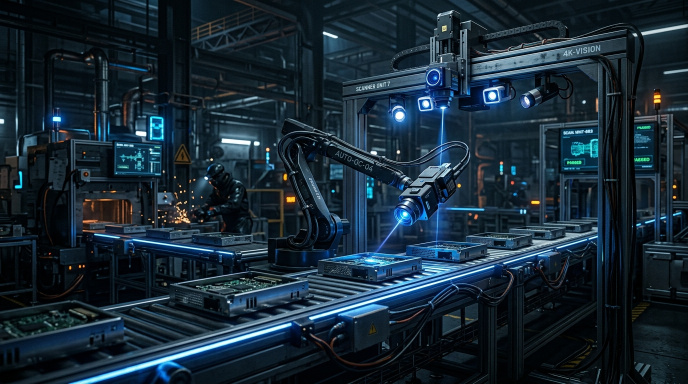
#> input picture frontend/src/assets/factory_bg.jpg, 1376 x 768 px (shown at 1/2 size)
$ python -i visualize.py   (imports and definitions only)
#> lines starting #> are read from the running program, lines starting #| are printed output that depends on the picture
### milestone-1/preprocessing/resize.py
import cv2


class Resize:

    def __init__(self, width=256, height=256):
#> in visualize, image is the input picture: shape (768, 1376, 3); mean B, G, R 53.8, 41.3, 24.1
        self.width = width
        self.height = height

    def apply(self, image):
        return cv2.resize(
            image,
            (self.width, self.height),
            interpolation=cv2.INTER_AREA
        )

### milestone-1/preprocessing/denoise.py
import cv2


class Denoise:

    def __init__(self, method="bilateral"):
        self.method = method

    def apply(self, image):

        if self.method == "gaussian":
            return cv2.GaussianBlur(
                image,
                (5, 5),
                0
            )

        elif self.method == "median":
            return cv2.medianBlur(
                image,
                5
            )

        elif self.method == "bilateral":
            return cv2.bilateralFilter(
                image,
                9,
                75,
                75
            )
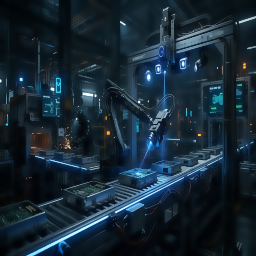
#> returned value: shape (256, 256, 3); mean of channels 0, 1, 2 53.1, 40.7, 23.5; drawn as B, G, R

        return image

### milestone-1/preprocessing/enhance.py
import cv2


class Enhance:

    def __init__(self):

        self.clahe = cv2.createCLAHE(
            clipLimit=2.0,
            tileGridSize=(8, 8)
        )

    def apply(self, image):

        lab = cv2.cvtColor(
            image,
            cv2.COLOR_BGR2LAB
        )
#> lab: shape (256, 256, 3); mean of channels 0, 1, 2 39, 125.8, 118.5

        l, a, b = cv2.split(lab)
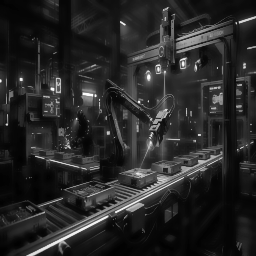
#> l: shape (256, 256); min 1, max 253, mean 39
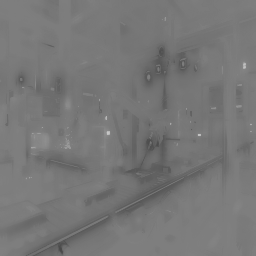
#> b: shape (256, 256); min 73, max 199, mean 118.5

        l = self.clahe.apply(l)
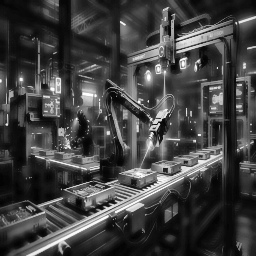
#> l: shape (256, 256); min 3, max 255, mean 65

        enhanced = cv2.merge(
            (l, a, b)
        )
#> enhanced: shape (256, 256, 3); mean of channels 0, 1, 2 65, 125.8, 118.5

        enhanced = cv2.cvtColor(
            enhanced,
            cv2.COLOR_LAB2BGR
        )
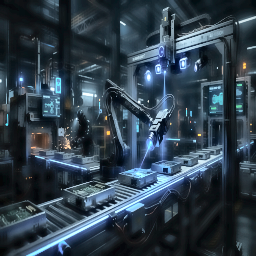
#> enhanced: shape (256, 256, 3); mean B, G, R 77.4, 64.5, 48.6

        return enhanced

### milestone-1/preprocessing/feature_extract.py
import cv2


class FeatureExtractor:

    def extract_edges(self, image):

        gray = cv2.cvtColor(
            image,
            cv2.COLOR_BGR2GRAY
        )

        edges = cv2.Canny(
            gray,
            100,
            200
        )
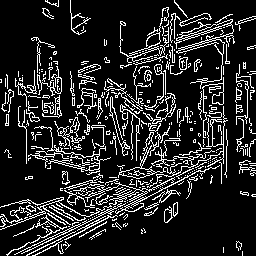
#> edges: shape (256, 256); 15.2% white in thin lines or dots

        return edges


    # [17 lines left out: function extract_corners, not called in this run]

### milestone-1/preprocessing/visualize.py
import os
import cv2
import matplotlib.pyplot as plt

from preprocessing.resize import Resize
from preprocessing.denoise import Denoise
from preprocessing.enhance import Enhance
from preprocessing.feature_extract import FeatureExtractor


class Visualizer:

    def __init__(self):

        self.resize = Resize(256, 256)
        self.denoise = Denoise()
        self.enhance = Enhance()
        self.extractor = FeatureExtractor()

    def visualize(self, image_path):

        # Read image
        image = cv2.imread(image_path)

        if image is None:
            raise ValueError(f"Unable to read image: {image_path}")

        # Original Image
        original = cv2.cvtColor(image, cv2.COLOR_BGR2RGB)

        # Resize
        resized = self.resize.apply(image)

        # Noise Removal
        denoised = self.denoise.apply(resized)

        # Image Enhancement
        enhanced = self.enhance.apply(denoised)

        # Feature Extraction
        edges = self.extractor.extract_edges(enhanced)

        # Create Figure
        plt.figure(figsize=(18, 5))

        # Original
        plt.subplot(1, 5, 1)
        plt.imshow(original)
        plt.title("Original")
        plt.axis("off")

        # Resized
        plt.subplot(1, 5, 2)
        plt.imshow(cv2.cvtColor(resized, cv2.COLOR_BGR2RGB))
        plt.title("Resized")
        plt.axis("off")

        # Denoised
        plt.subplot(1, 5, 3)
        plt.imshow(cv2.cvtColor(denoised, cv2.COLOR_BGR2RGB))
        plt.title("Denoised")
        plt.axis("off")

        # Enhanced
        plt.subplot(1, 5, 4)
        plt.imshow(cv2.cvtColor(enhanced, cv2.COLOR_BGR2RGB))
        plt.title("Enhanced")
        plt.axis("off")

        # Edge Detection
        plt.subplot(1, 5, 5)
        plt.imshow(edges, cmap="gray")
        plt.title("Edges")
        plt.axis("off")

        plt.tight_layout()

        # Create results folder
        os.makedirs("results", exist_ok=True)

        # Save figure
        output_path = "results/sample_pipeline.png"

        plt.savefig(output_path, dpi=300)
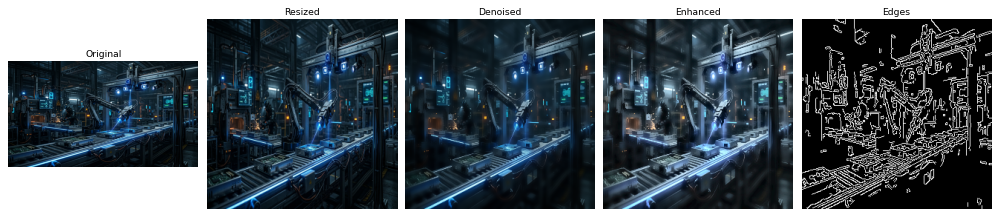
#> figure drawn by matplotlib, 5 panels

        print("\nVisualization Saved Successfully!")
        print(f"Saved at : {output_path}")

        plt.show()

>>> result = Visualizer().visualize('../../frontend/src/assets/factory_bg.jpg')
